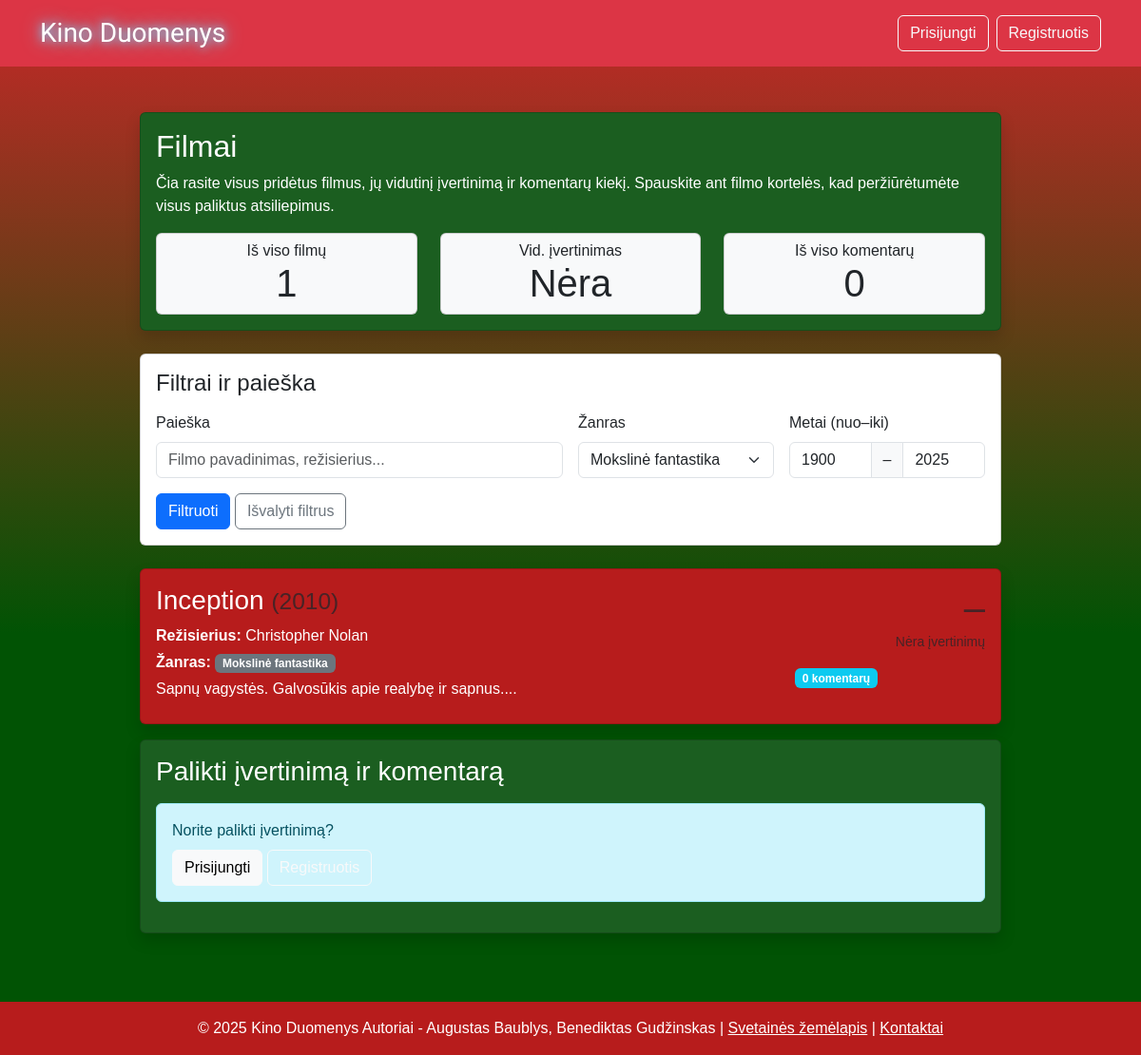
The app's page /movies.php?genre=Mokslinė fantastika with its own data.
### tables this page shows
CREATE TABLE movies (
    id INT PRIMARY KEY AUTO_INCREMENT,
    title VARCHAR(255) NOT NULL,
    release_year INT,
    director VARCHAR(100),
    description TEXT,
    genre VARCHAR(50),
    created_at TIMESTAMP DEFAULT CURRENT_TIMESTAMP
);

### movies.php (the view, shortened to what the rows shown need)
<?php
require_once 'includes/config.php';
require_once 'php/Database.php';
$db = new Database();
$genre = isset($_GET['genre']) ? $_GET['genre'] : '';
$year_from = isset($_GET['year_from']) ? intval($_GET['year_from']) : 1900;
$year_to = isset($_GET['year_to']) ? intval($_GET['year_to']) : date('Y');
$sql = "
    SELECT m.*,
           AVG(r.rating) as avg_rating,
           COUNT(r.id) as review_count
    FROM movies m
    LEFT JOIN reviews r ON m.id = r.movie_id
    WHERE 1=1
";
$params = [];
if (!empty($genre) && $genre != 'all') {
    $sql .= " AND m.genre = ?";
    $params[] = $genre;
}
$sql .= " AND (m.release_year IS NULL OR (m.release_year >= ? AND m.release_year <= ?))";
$params[] = $year_from;
$params[] = $year_to;
$sql .= " GROUP BY m.id ORDER BY m.title";
$movies = $db->fetchAll($sql, $params);
include 'includes/header.php';
?>
<main class="container mt-4">
    <div class="row justify-content-center">
        <section class="col-lg-10">
            <div class="card card-green mb-4 shadow">
                <div class="card-body">
                    <h2 class="card-title">Filmai</h2>
                </div>
            </div>
            <?php if (empty($movies)): ?>
                <div class="alert alert-warning">
                    Filmų nerasta. Pabandykite kitus filtrus arba
                    <?php if (isset($_SESSION['is_admin']) && $_SESSION['is_admin']): ?>
                        <a href="admin/add_movie.php" class="alert-link">pridėkite naują filmą</a>.
                    <?php else: ?>
                        palaukite, kol administratorius pridės filmus.
                    <?php endif; ?>
                </div>
            <?php else: ?>
                <?php foreach ($movies as $movie): ?>
                    <a href="movie.php?id=<?php echo $movie['id']; ?>" class="text-decoration-none text-reset">
                        <div class="card mb-3 card-red shadow hover-lift">
                            <div class="card-body">
                                <div class="row">
                                    <div class="col-md-9">
                                        <h3 class="card-title">
                                            <?php echo htmlspecialchars($movie['title']); ?>
                                            <?php if ($movie['release_year']): ?>
                                                <small class="text-muted">(<?php echo $movie['release_year']; ?>)</small>
                                            <?php endif; ?>
                                        </h3>
                                        <?php if ($movie['director']): ?>
                                            <p class="mb-1">
                                                <strong>Režisierius:</strong>
                                                <?php echo htmlspecialchars($movie['director']); ?>
                                            </p>
                                        <?php endif; ?>
                                        <?php if ($movie['genre']): ?>
                                            <p class="mb-1">
                                                <strong>Žanras:</strong>
                                                <span class="badge bg-secondary"><?php echo htmlspecialchars($movie['genre']); ?></span>
                                            </p>
                                        <?php endif; ?>
                                        <p class="mb-2"><?php echo htmlspecialchars(substr($movie['description'], 0, 150)); ?>...</p>
                                    </div>
                                    <div class="col-md-3 text-end">
                                        <?php if ($movie['avg_rating']): ?>
                                            <div class="mb-3">
                                                <div class="display-6">
                                                    <?php echo number_format($movie['avg_rating'], 1); ?>
                                                    <small class="text-muted fs-6">/10</small>
                                                </div>
                                                <div class="text-warning">
                                                    <?php
                                                    $fullStars = floor($movie['avg_rating']);
                                                    $halfStar = ($movie['avg_rating'] - $fullStars) >= 0.5;
                                                    for ($i = 0; $i < 5; $i++) {
                                                        if ($i < $fullStars) {
                                                            echo '★';
                                                        } elseif ($i == $fullStars && $halfStar) {
                                                            echo '½';
                                                        } else {
                                                            echo '☆';
                                                        }
                                                    }
                                                    ?>
                                                </div>
                                            </div>
                                        <?php else: ?>
                                            <div class="mb-3">
                                                <div class="display-6 text-muted">–</div>
                                                <small class="text-muted">Nėra įvertinimų</small>
                                            </div>
                                        <?php endif; ?>
                                        <div class="d-flex justify-content-between">
                                            <span class="badge bg-info">
                                                <?php echo $movie['review_count']; ?> komentarų
                                            </span>
                                        </div>
                                    </div>
                                </div>
                            </div>
                        </div>
                    </a>
                <?php endforeach; ?>
            <?php endif; ?>
        </section>
    </div>
</main>
<?php
include 'includes/footer.php';
?>

### records on screen
movies: title "Inception", release_year "2010", director "Christopher Nolan", genre "Mokslinė fantastika", description "Sapnų vagystės. Galvosūkis apie realybę ir sapnus.", review_count "0"

### other values on screen
count($movies) "1"
$avgRating "Nėra"
$totalReviews "0"
form field genre "Mokslinė fantastika"
